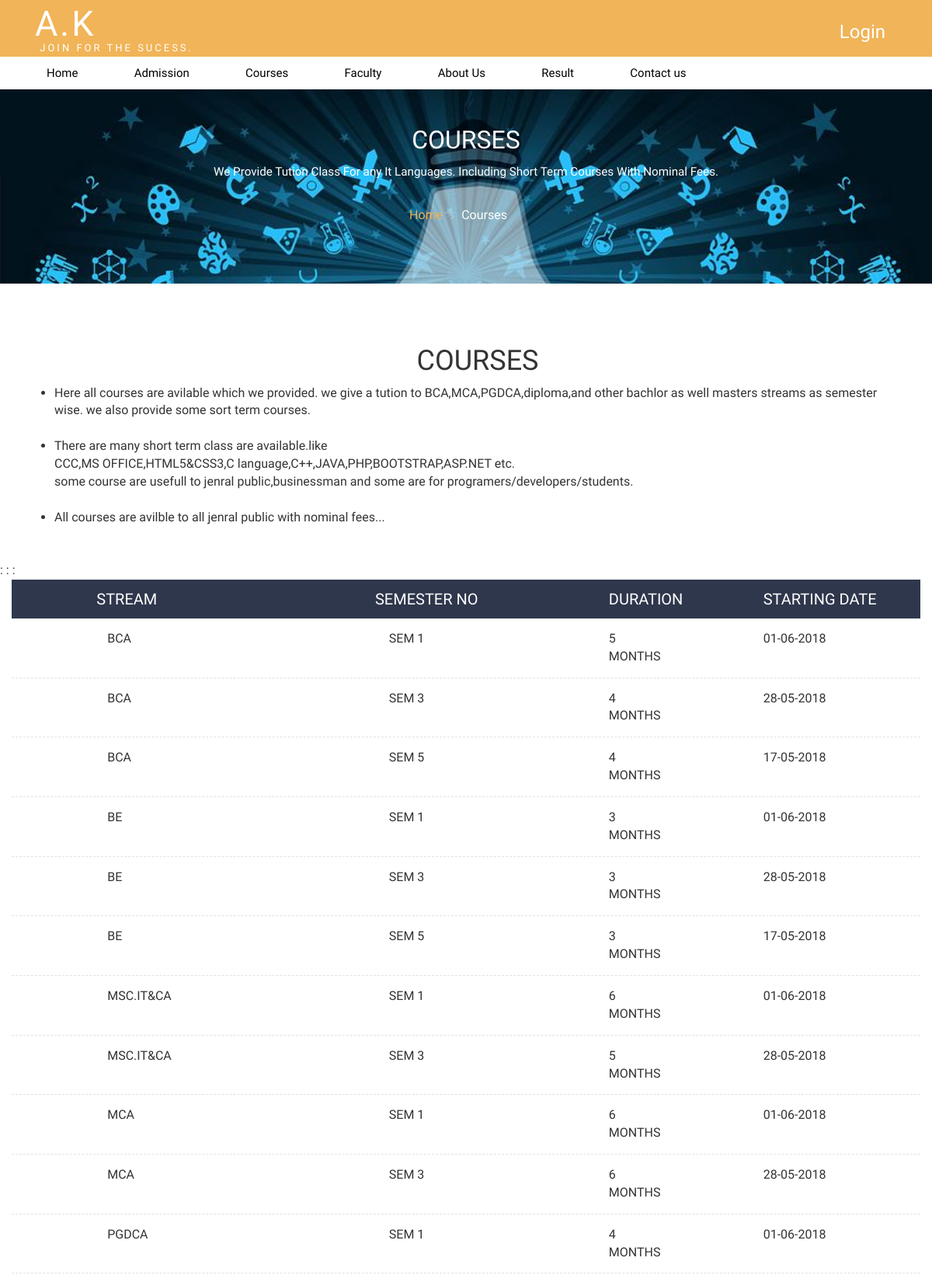
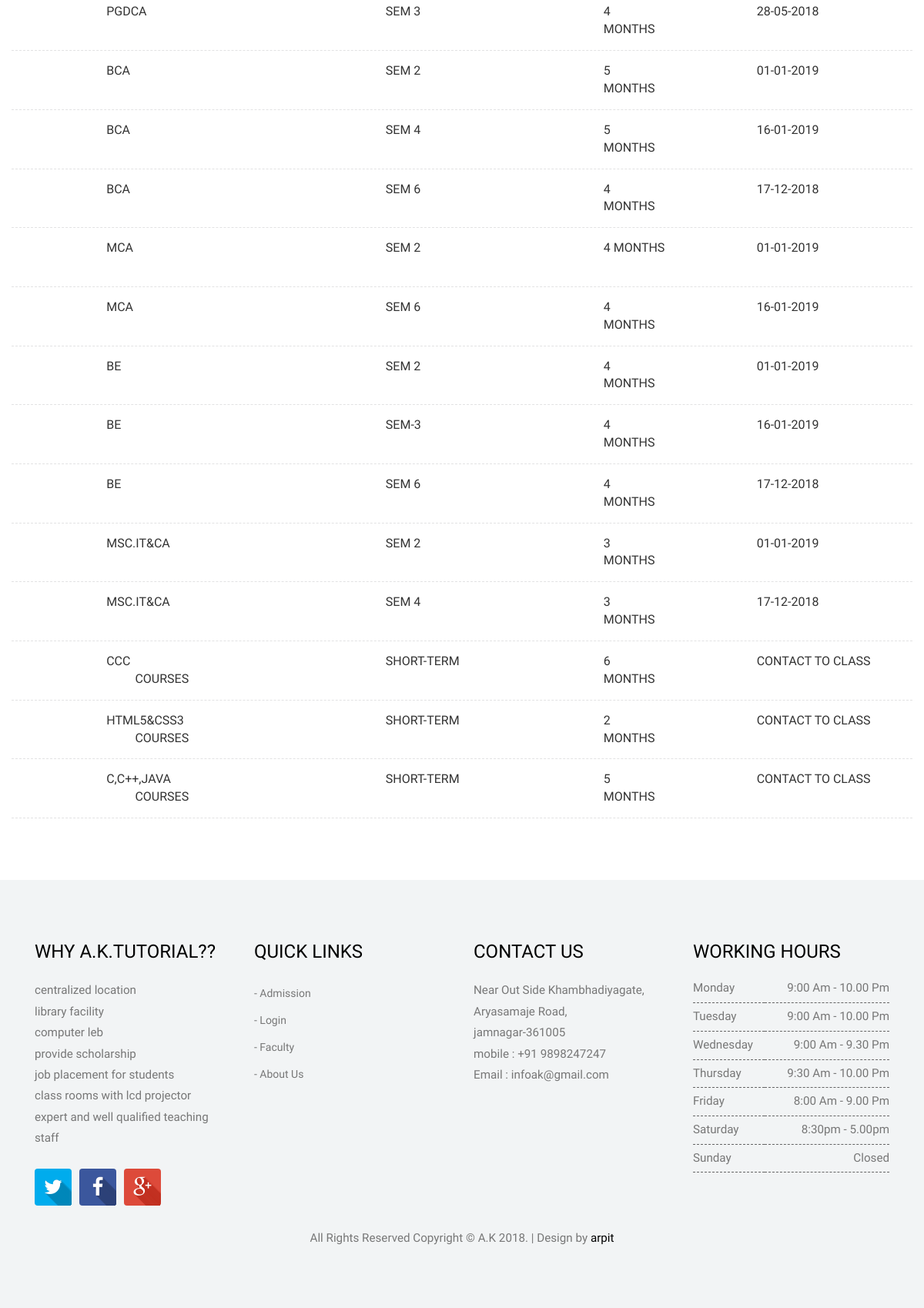
/courses.php, run on the app's committed database (2 pictures, top to bottom).
### tables this page shows
CREATE TABLE `courses` (
  `no` int(11) NOT NULL,
  `id` varchar(30) NOT NULL,
  `cname` varchar(50) NOT NULL,
  `dur` varchar(30) NOT NULL,
  `date` varchar(25) NOT NULL
);

### courses.php (the view, shortened to what this page needs)
<?php
include("header.php");
?>
<!DOCTYPE HTML>
<html>
<head>
</head>
  <div class="courses_banner">
  	<div class="container">
  		<h3>COURSES</h3>
  		<p class="description">
             We Provide Tution Class For any It Languages. Including Short Term Courses With Nominal Fees.
        </p>
        <div class="breadcrumb1">
            <ul>
                <li class="icon6"><a href="index.PHP">Home</a></li>
                <li class="current-page">Courses</li>
            </ul>
        </div>
  	</div>
   </div>
	<div class="courses_box1">
	   <div class="container">
           <div class="container" align="center">
            	<h1>COURSES</h1>
           </div>
				<div class="flexslider">
					<ul>
						<li><p>Here all courses are avilable which we provided. we give a tution to BCA,MCA,PGDCA,diploma,and other bachlor as well masters streams as semester wise. we also provide some sort term courses.</p>
						</li><br>
						<li><p>There are many short term class are available.like <br>CCC,MS OFFICE,HTML5&CSS3,C language,C++,JAVA,PHP,BOOTSTRAP,ASP.NET etc.<br> some course are usefull to jenral public,businessman and some are for programers/developers/students.</p>
                        </li><br>
						<li><p>All courses are avilble to all jenral public with nominal fees...</p></li><br><br>
				    </ul>
				 </div>
	      	</div>:&nbsp;:&nbsp;:&nbsp;
    <div class="col-md-12">
			<div class="course_list">
                <div class="table-header clearfix">
                	<div class="id_col">&nbsp;&nbsp;&nbsp;&nbsp;&nbsp;&nbsp;&nbsp;&nbsp;&nbsp;&nbsp;&nbsp;&nbsp;&nbsp;&nbsp;&nbsp;&nbsp;&nbsp;&nbsp;STREAM&nbsp;&nbsp;&nbsp;&nbsp;&nbsp;&nbsp;&nbsp;&nbsp;&nbsp;&nbsp;&nbsp;&nbsp;&nbsp;&nbsp;&nbsp;</div>
                	<div class="name_col">&nbsp;&nbsp;&nbsp;&nbsp;&nbsp;&nbsp;&nbsp;&nbsp;&nbsp;&nbsp;&nbsp;&nbsp;&nbsp;&nbsp;&nbsp;&nbsp;&nbsp;&nbsp;&nbsp;&nbsp;&nbsp;&nbsp;&nbsp;&nbsp;&nbsp;&nbsp;&nbsp;&nbsp;&nbsp;&nbsp;&nbsp;&nbsp;&nbsp;&nbsp;&nbsp;&nbsp;&nbsp;&nbsp;&nbsp;&nbsp;&nbsp;&nbsp;&nbsp;&nbsp;&nbsp;&nbsp;&nbsp;&nbsp;&nbsp;&nbsp;&nbsp;&nbsp;&nbsp;&nbsp;&nbsp;&nbsp;&nbsp;&nbsp;&nbsp;&nbsp;&nbsp;&nbsp;SEMESTER NO&nbsp;&nbsp;&nbsp;&nbsp;&nbsp;&nbsp;&nbsp;&nbsp;&nbsp;&nbsp;&nbsp;&nbsp;&nbsp;&nbsp;</div>
                    <div class="duration_col">DURATION</div>
                    <div class="date_col">STARTING DATE</div>
    			</div>
<?php
$s=mysql_query("select * from courses");
while($row = mysql_fetch_array($s))
{ ?>
                <ul class="table-list">
                    <li class="clearfix">
    					<div class="id_col">&nbsp;&nbsp;&nbsp;&nbsp;&nbsp;&nbsp;&nbsp;&nbsp;&nbsp;&nbsp;&nbsp;&nbsp;&nbsp;&nbsp;&nbsp;&nbsp;&nbsp;&nbsp;&nbsp;&nbsp;&nbsp;&nbsp;&nbsp;&nbsp;&nbsp;&nbsp;<?php echo $row["id"]; ?></div>
        				<div class="name_col"><?php echo $row["cname"]; ?></div>
        				<div class="duration_col"><?php echo $row["dur"]; ?></div>
        				<div class="date_col"><?php echo $row["date"]; ?></div>
    				</li>
<?php
}?>
                </ul>
            </div>
           </div>
	   </div>
    <?php
include("footer.php");
?>

### css/style.css (style rules this page uses)
h4, h5, h6, h1, h2, h3 { margin-top: 0; }
ul, ol { margin: 0; }
p { margin: 0; }
html, body { font-family: 'PT Sans Narrow', sans-serif; font-size: 100%; background:#fff; }
body a { transition:0.5s all; -webkit-transition:0.5s all; -moz-transition:0.5s all; -o-transition:0.5s all; -ms-transition:0.5s all; }
.breadcrumb1 ul { padding:0; margin:0; list-style:none; }
.breadcrumb1 li { position: relative; margin-right: 10px; padding-right: 10px; display: inline-block; color:#fff; }
.breadcrumb1 li.current-page:after { display:none; }
.breadcrumb1 li a { display:inline-block; color:#f1b458; }
.breadcrumb1 li:after { content: '\f105'; font: normal normal normal 13px/1 "FontAwesome"; display: block; position: absolute; left: 100%; top:6px; color: #cecfd2; }
.courses_banner h3 { color:#fff; font-size:2em; text-transform:uppercase; }
p.description { color: #fff; font-size: 0.95em; line-height: 1.8em; width: 70%; margin: 0 auto 2em auto; }
.courses_banner { background: url(../images/2.jpg)no-repeat center top; background-size: cover; -webkit-background-size: cover; -moz-background-size: cover; -o-background-size: cover; min-height:250px; text-align: center; padding: 3em 0 0 0; }
.table-header { background-color:#2f374c; }
.course_list .table-header > div { float: left; padding: 15px 20px; color: #ffffff; font-size: 20px; line-height: 1; }
.table-header > div.id_col { width: 12%; text-transform: uppercase; }
.table-header > div.name_col { width: 52%; }
.table-header > div.duration_col { width: 17%; }
.courses_box1 { padding: 5em 0; }
.course_list .table-list { margin: 0; padding: 0; }
.course_list .table-list li { float: none; margin: 0; list-style: none; border-bottom: 1px dashed #e2e2e3; background-color: #ffffff; }
.course_list .table-list li > div.id_col { width: 12%; text-transform: uppercase; }
.course_list .table-list li > div { float: left; padding: 15px 20px; }
.course_list .table-list li > div.name_col { width: 52%; }
.course_list .table-list li > div.duration_col { width: 17%; }
.course_list .table-list li > div.date_col { width: 19%; }
figure, figcaption, img, h2, p, i, .person-social { -webkit-transition: all .5s; transition: all .5s; }

### data on the page
courses: id "BCA", cname "SEM 1", dur "5 MONTHS", date "01-06-2018"
courses: id "BCA", cname "SEM 3", dur "4 MONTHS", date "28-05-2018"
courses: id "BCA", cname "SEM 5", dur "4 MONTHS", date "17-05-2018"
courses: id "BE", cname "SEM 1", dur "3 MONTHS", date "01-06-2018"
courses: id "BE", cname "SEM 3", dur "3 MONTHS", date "28-05-2018"
courses: id "BE", cname "SEM 5", dur "3 MONTHS", date "17-05-2018"
courses: id "MSC.IT&CA", cname "SEM 1", dur "6 MONTHS", date "01-06-2018"
courses: id "MSC.IT&CA", cname "SEM 3", dur "5 MONTHS", date "28-05-2018"
courses: id "MCA", cname "SEM 1", dur "6 MONTHS", date "01-06-2018"
courses: id "MCA", cname "SEM 3", dur "6 MONTHS", date "28-05-2018"
courses: id "PGDCA", cname "SEM 1", dur "4 MONTHS", date "01-06-2018"
courses: id "PGDCA", cname "SEM 3", dur "4 MONTHS", date "28-05-2018"
courses: id "BCA", cname "SEM 2", dur "5 MONTHS", date "01-01-2019"
courses: id "BCA", cname "SEM 4", dur "5 MONTHS", date "16-01-2019"
courses: id "BCA", cname "SEM 6", dur "4 MONTHS", date "17-12-2018"
courses: id "MCA", cname "SEM 2", dur "4 MONTHS", date "01-01-2019"
courses: id "MCA", cname "SEM 6", dur "4 MONTHS", date "16-01-2019"
courses: id "BE", cname "SEM 2", dur "4 MONTHS", date "01-01-2019"
courses: id "BE", cname "SEM-3", dur "4 MONTHS", date "16-01-2019"
courses: id "BE", cname "SEM 6", dur "4 MONTHS", date "17-12-2018"
courses: id "MSC.IT&CA", cname "SEM 2", dur "3 MONTHS", date "01-01-2019"
courses: id "MSC.IT&CA", cname "SEM 4", dur "3 MONTHS", date "17-12-2018"
courses: id "CCC", cname "SHORT-TERM COURSES", dur "6 MONTHS", date "CONTACT TO CLASS"
courses: id "HTML5&CSS3", cname "SHORT-TERM COURSES", dur "2 MONTHS", date "CONTACT TO CLASS"
courses: id "C,C++,JAVA", cname "SHORT-TERM COURSES", dur "5 MONTHS", date "CONTACT TO CLASS"
